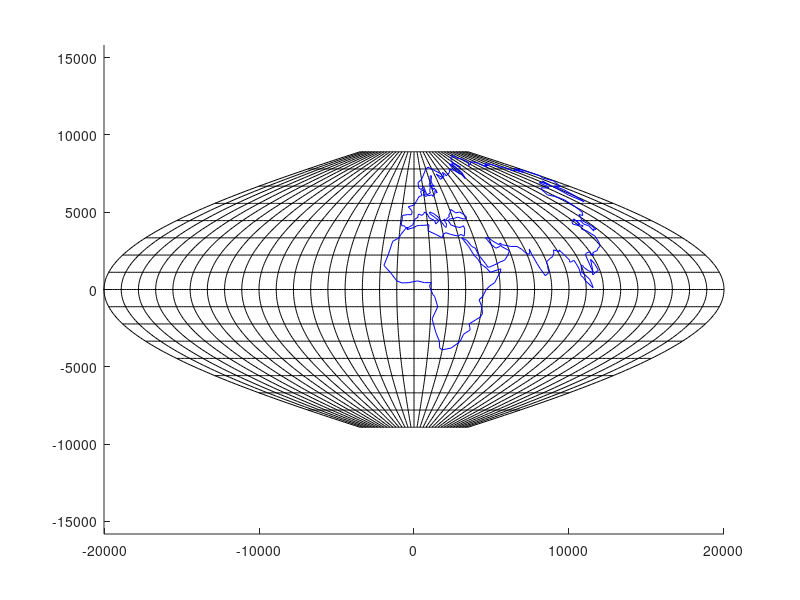

This figure's MATLAB source: (Note: this script raises an error after producing the figure.)
clc
clear

format long g
axis equal

% Define extent
umin = -80;
umax = 80;
vmin = -180;
vmax = 180;
Du = 10;
Dv = 10;
dv = Dv/10;
du = Du/10;

R = 6380;

%Load data
P = load("points_sinu.txt");
u = P(:, 1);
x = P(:, 3);
y = P(:, 4);
a = P(:, 5);
b = P(:, 6);

%Create W matrix
W = cos(u*pi/180);

%Airy + complex local
h2a = ((a-1).^2+(b-1).^2)/2;
h2c = (abs(a-1) + abs(b-1))/2 + a./b - 1;

%Airy global, non-weighted
H2A = mean(h2a(:));
H2C = mean(h2c(:));
HA = sqrt(H2A);
HC = sqrt(H2C);

%Airy global, weighted
H2AN = W.*h2a;
H2AW = sum(H2AN(:))/sum(W(:));
HAW = sqrt(H2AW);

H2CN = W.*h2c;
H2CW = sum(H2CN(:))/sum(W(:));
HCW = sqrt(H2CW);

%Load meridians
M = load('meridians_sinu.txt');
xm = M(:, 3);
ym = M(:, 4);

%Load parallels
P = load('parallels_sinu.txt');
xp = P(:, 3);
yp = P(:, 4);

%Load contients
EU = load('europe_sinu.txt');
xeu = EU(:, 3);
yeu = EU(:, 4);

%Draw meridians
hold on
nm = length(umin:du:umax)
for i = 1:nm:length(xm)
    plot(xm(i:i+nm - 1), ym(i:i+nm - 1), 'k');
end

%Draw parallels
np = length(vmin:dv:vmax)
for i = 1:np:length(xp)
    plot(xp(i:i+np - 1), yp(i:i+np - 1), 'k');
end
    
% Draw continents
plot(xeu, yeu, 'b');

%Map scale
M = 100000000;
Muv = M./a;

%Convert [x,y,M] to meshgrid
xg = linspace(min(x), max(x), 100);
yg = linspace(min(y), max(y), 100);
[X,Y] = meshgrid(xg, yg);
Z = griddata(x, y, Muv, X, Y, 'cubic');

%Draw contour lines
[C, h] = contour(X, Y, Z, [20000000:10000000:300000000], 'LineColor', 'r', 'LineWidth' ,2);
clabel(C, h, 'Color', 'r', 'labelspacing', 1000)